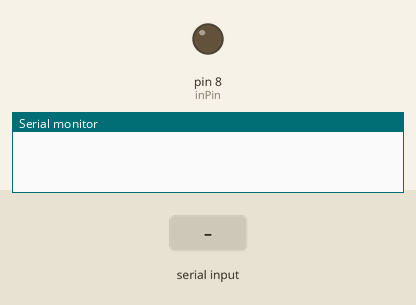
Simulated run of this sketch. Board: Arduino Uno, built with avr-gcc and run on an emulated ATmega328P. Shown: output pins drawn as LEDs (lit = HIGH), the last lines printed to the serial monitor. The inputs (shaded band) are chosen by the test bench.

Above: at 1.2 s.
1.3 s: "0" received over Serial
At 2.5 s:
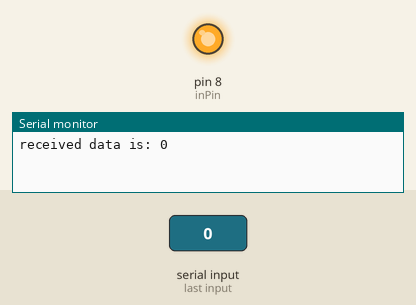
2.8 s: "1" received over Serial
At 3.6 s:
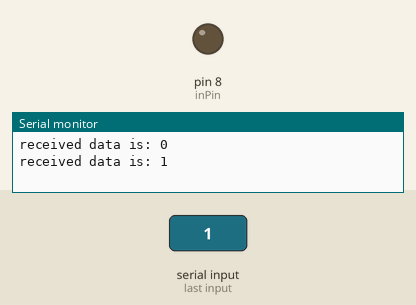
Timing chart, 0 to 5.8 s (numbered marks = the images above; inputs shaded):
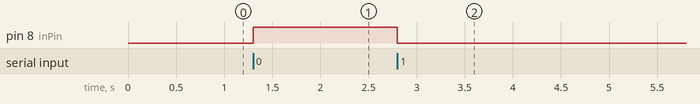

The sketch:

sismik_2021_relay.ino
```cpp
char receivedData;
int inPin = 8;
void setup() {
  Serial.begin(9600);
  pinMode(inPin, OUTPUT);
}

void loop() {
  if(Serial.available()>0){
      //read serial data
      receivedData = (char)Serial.read();

      Serial.print("received data is: ");

      //check for received command for action
      if(receivedData=='1'){
        digitalWrite(inPin, LOW);
        Serial.println(receivedData);
      }
      else if(receivedData=='0'){
        digitalWrite(inPin, HIGH);
        Serial.println(receivedData);
      }
      else
        Serial.println(" invalid");
    }
}
```

Measured:
- after the input at 1.3 s, pin 8 (inPin): LOW → HIGH at once
- after the input at 2.8 s, pin 8 (inPin): HIGH → LOW at once
